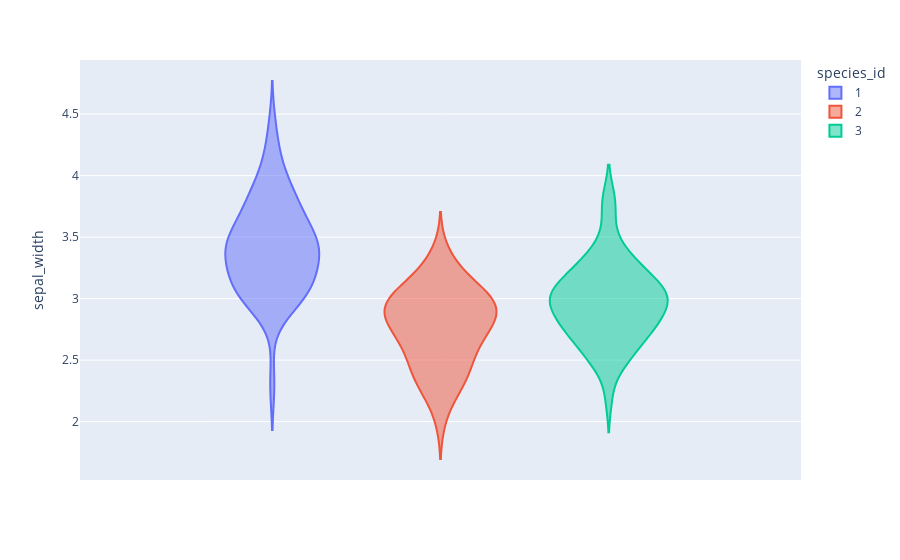

The code cell stored with this chart in its notebook:
### Code cell
#Violin plot 


fig = px.violin(df, y="sepal_width", color="species_id")
fig.show()

### Figure 1 — Plotly figure (JSON) as saved in the notebook; plotly's stock layout.template omitted (floating-point values rounded to 4 significant figures)
{"data": [{"alignmentgroup": "True", "box": {"visible": false}, "hovertemplate": "species_id=1<br>sepal_width=%{y}<extra></extra>", "legendgroup": "1", "marker": {"color": "#636efa"}, "name": "1", "offsetgroup": "1", "orientation": "v", "scalegroup": "True", "showlegend": true, "type": "violin", "x0": " ", "xaxis": "x", "y": [3.5, 3, 3.2, 3.1, 3.6, 3.9, 3.4, 3.4, 2.9, 3.1, 3.7, 3.4, 3, 3, 4, 4.4, 3.9, 3.5, 3.8, 3.8, 3.4, 3.7, 3.6, 3.3, 3.4, 3, 3.4, 3.5, 3.4, 3.2, 3.1, 3.4, 4.1, 4.2, 3.1, 3.2, 3.5, 3.1, 3, 3.4, 3.5, 2.3, 3.2, 3.5, 3.8, 3, 3.8, 3.2, 3.7, 3.3], "y0": " ", "yaxis": "y"}, {"alignmentgroup": "True", "box": {"visible": false}, "hovertemplate": "species_id=2<br>sepal_width=%{y}<extra></extra>", "legendgroup": "2", "marker": {"color": "#EF553B"}, "name": "2", "offsetgroup": "2", "orientation": "v", "scalegroup": "True", "showlegend": true, "type": "violin", "x0": " ", "xaxis": "x", "y": [3.2, 3.2, 3.1, 2.3, 2.8, 2.8, 3.3, 2.4, 2.9, 2.7, 2, 3, 2.2, 2.9, 2.9, 3.1, 3, 2.7, 2.2, 2.5, 3.2, 2.8, 2.5, 2.8, 2.9, 3, 2.8, 3, 2.9, 2.6, 2.4, 2.4, 2.7, 2.7, 3, 3.4, 3.1, 2.3, 3, 2.5, 2.6, 3, 2.6, 2.3, 2.7, 3, 2.9, 2.9, 2.5, 2.8], "y0": " ", "yaxis": "y"}, {"alignmentgroup": "True", "box": {"visible": false}, "hovertemplate": "species_id=3<br>sepal_width=%{y}<extra></extra>", "legendgroup": "3", "marker": {"color": "#00cc96"}, "name": "3", "offsetgroup": "3", "orientation": "v", "scalegroup": "True", "showlegend": true, "type": "violin", "x0": " ", "xaxis": "x", "y": [3.3, 2.7, 3, 2.9, 3, 3, 2.5, 2.9, 2.5, 3.6, 3.2, 2.7, 3, 2.5, 2.8, 3.2, 3, 3.8, 2.6, 2.2, 3.2, 2.8, 2.8, 2.7, 3.3, 3.2, 2.8, 3, 2.8, 3, 2.8, 3.8, 2.8, 2.8, 2.6, 3, 3.4, 3.1, 3, 3.1, 3.1, 3.1, 2.7, 3.2, 3.3, 3, 2.5, 3, 3.4, 3], "y0": " ", "yaxis": "y"}], "layout": {"legend": {"title": {"text": "species_id"}, "tracegroupgap": 0}, "margin": {"t": 60}, "violinmode": "group", "xaxis": {"anchor": "y", "domain": [0, 1]}, "yaxis": {"anchor": "x", "domain": [0, 1], "title": {"text": "sepal_width"}}}}
